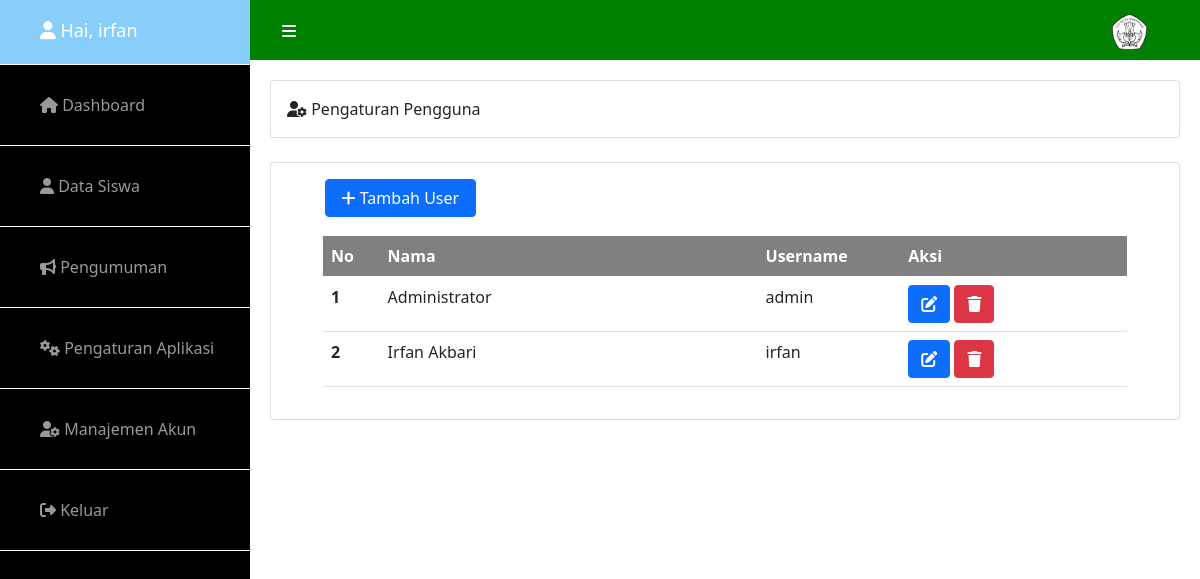
The page /admin/dashboard.php?hal=user (signed in) on the database its author committed.
### tables this page shows
CREATE TABLE `user` (
  `id` int(11) NOT NULL,
  `nama` varchar(25) NOT NULL,
  `username` varchar(35) NOT NULL,
  `password` varchar(255) NOT NULL
);

### admin/menu/user/user.php (the view, shortened to what this page needs)
<div class="card">
    <div class="card-body">
        <i class="fas fa-user-cog"></i> Pengaturan Pengguna
    </div>
</div>
<br>
<div class="card">
    <div class="card-body">
        <div class="container-fluid">
            <div class="row">
                <button class="btn btn-primary btn-rounded" style="width: 4cm; margin-left:1cm; margin-bottom:0.5cm" data-bs-toggle="modal" data-bs-target="#tambahUser">
                    <i class="fas fa-plus"></i> Tambah User
                </button>
                <div class="col-lg-12">
                    <section class="ftco-section">
                        <div class="container">
                            <div class="row">
                                <div class="col-md-12">
                                    <div class="table-wrap">
                                        <table class="table">
                                            <thead class="thead-primary" style="background: grey; color:white;">
                                                <tr>
                                                    <th>No</th>
                                                    <th style="width: 10cm;">Nama</th>
                                                    <th>Username</th>
                                                    <th style="width: 6cm;">Aksi</th>
                                                </tr>
                                            </thead>
                                            <tbody>
                                                <?php
                                                $query = mysqli_query($koneksi, "SELECT * FROM user ORDER BY id ASC");
                                                $no = 0;
                                                while ($data = mysqli_fetch_array($query)) {
                                                    $no++;
                                                ?>
                                                    <tr>
                                                        <th scope="row"><?= $no ?></th>
                                                        <td><?= $data['nama'] ?></td>
                                                        <td><?= $data['username'] ?></td>
                                                        <td class="aks">
                                                            <button class="btn btn-primary btn-rounded" data-bs-toggle="modal" data-bs-target="#exampleModal<?= $no ?>">
                                                                <i class="fas fa-edit"></i>
                                                            </button>
                                                            <button class="btn btn-danger btn-rounded" data-bs-toggle="modal" data-bs-target="#deleteModal<?= $no ?>">
                                                                <i class="fas fa-trash"></i>
                                                            </button>
                                                        </td>
                                                    </tr>
                                                <?php
                                                }
                                                ?>
                                            </tbody>
                                        </table>
                                    </div>
                                </div>
                            </div>
                        </div>
                    </section>
                </div>
            </div>
        </div>
    </div>
</div>

### admin/menu.php (shortened to what this page needs)
<?php
   $halaman = array("home","siswa","user","pengumuman","settings");
   if(isset($_GET['hal'])) $hal = $_GET['hal'];
   else $hal = "home";
   foreach($halaman as $h){
      if($hal == $h){
         include "menu/$h/$h.php";
         break;
      }
   }

### assets/css/admin.css (style rules this page uses)
.btn { text-transform: none !important; }

### rows shown on the page
user: nama "Administrator", username "admin"
user: nama "Irfan Akbari", username "irfan"

### other values the page prints
$user "irfan"
